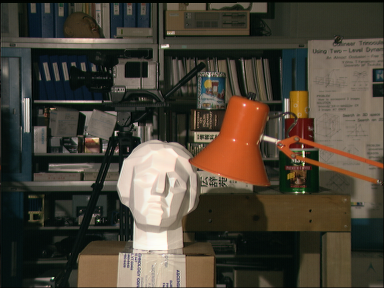
#> input picture tsukuba_l.png, 384 x 288 px
$ python stereomatch_SSD.py
#> lines starting #> are read from the running program, lines starting #| are printed output that depends on the picture
#!/usr/bin/env python
# --------------------------------------------------------------------
# Simple sum of squared differences (SSD) stereo-matching using Numpy
# --------------------------------------------------------------------

# Copyright (c) 2016 David Christian
# Licensed under the MIT License
import numpy as np
from PIL import Image
import cv2
import time


def SSD(array_a, array_b):
    assert array_b.shape == array_a.shape, "shape arrays are not the same ({}), ({})".format(array_a.shape, array_b.shape)
    return np.sum(np.power((array_a - array_b), 2))


def padding(img, pad):
    h, w = img.shape
    aux = np.zeros((h, w + pad))
    aux[:, pad:] = img
    return aux


def stereo_match(left_img, right_img, kernel, max_offset):
    # Load in both images, assumed to be RGBA 8bit per channel images
#> called with left_img = 'tsukuba_l.png', right_img = 'tsukuba_r.png', kernel = 6, max_offset = 30
    left_img = Image.open(left_img).convert('L')
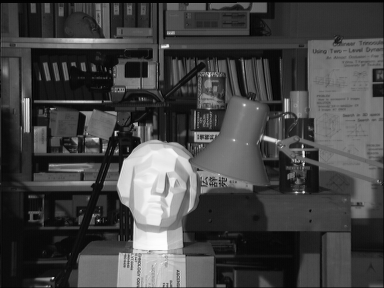
#> left_img: PIL image 384x288 L; min 0, max 253, mean 68.3
    left = np.asarray(left_img)
    # cv2.imshow("left", left)
    right_img = Image.open(right_img).convert('L')
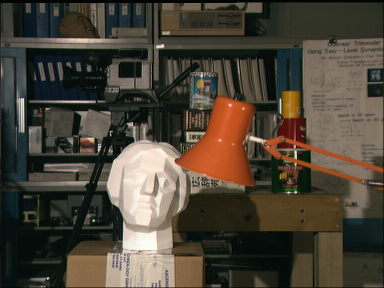
#> input picture tsukuba_r.png, 384 x 288 px
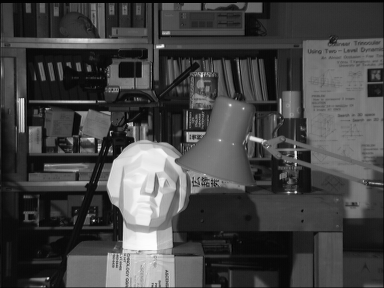
#> right_img: PIL image 384x288 L; min 0, max 254, mean 68.7
    right = np.asarray(right_img)

    right_padded = padding(right, max_offset)
#> in padding, `aux[:, pad:] = img`:
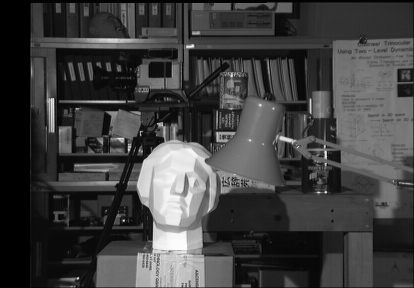
#> aux: shape (288, 414) float64; min 0, max 254, mean 63.7
    # cv2.imshow("right", right)
    # cv2.waitKey(0)
    w, h = left_img.size  # assume that both images are same size
#> w = 384; h = 288

    # Depth (or disparity) map
    depth = np.zeros((w, h), np.uint8)
    depth.shape = h, w

    kernel_half = int(kernel / 2)
    offset_adjust = 255 / max_offset  # this is used to map depth map output to 0-255 range

    for y in range(kernel_half, h - kernel_half):
        print(".", end="", flush=True)  # let the user know that something is happening (slowly!)

        for x in range(kernel_half, w - kernel_half):
            best_offset = 0
            prev_ssd = 65534

            for offset in range(max_offset):
                ssd = 0
                ssd_temp = 0

                # v and u are the x,y of our local window search, used to ensure a good
                # match- going by the squared differences of two pixels alone is insufficient,
                # we want to go by the squared differences of the neighbouring pixels too
                # toc = time.time()
                # for v in range(-kernel_half, kernel_half):
                #     for u in range(-kernel_half, kernel_half):
                #         # iteratively sum the sum of squared differences value for this block
                #         # left[] and right[] are arrays of uint8, so converting them to int saves
                #         # potential overflow, and executes a lot faster
                #         ssd_temp = int(left[y + v, x + u]) - int(right[y + v, (x + u) - offset])
                #         ssd += ssd_temp * ssd_temp
                # print("tic-toc 1:", time.time()-toc)
                toc = time.time()
                ssd = SSD(left[y - kernel_half:y + kernel_half, x - kernel_half:x + kernel_half],
                          right_padded[y - kernel_half:y + kernel_half, max_offset + x - kernel_half - offset: max_offset + x + kernel_half - offset])
                print("tic-toc 2:", time.time()-toc)

                # if this value is smaller than the previous ssd at this block
                # then it's theoretically a closer match. Store this value against
                # this block..
                if ssd < prev_ssd:
                    prev_ssd = ssd
                    best_offset = offset

            # set depth output for this x,y location to the best match
            depth[y, x] = best_offset * offset_adjust
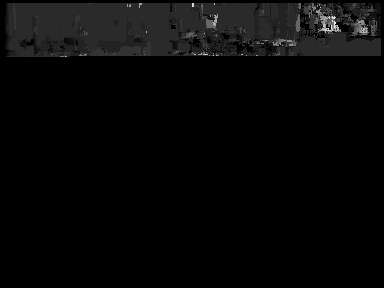
#> depth: shape (288, 384); min 0, max 238, mean 7.5

    # Convert to PIL and save it
    Image.fromarray(depth).save('depth_tsukuba.png')


if __name__ == '__main__':
#> (the run stopped early here; a loop or call above may not have finished)
